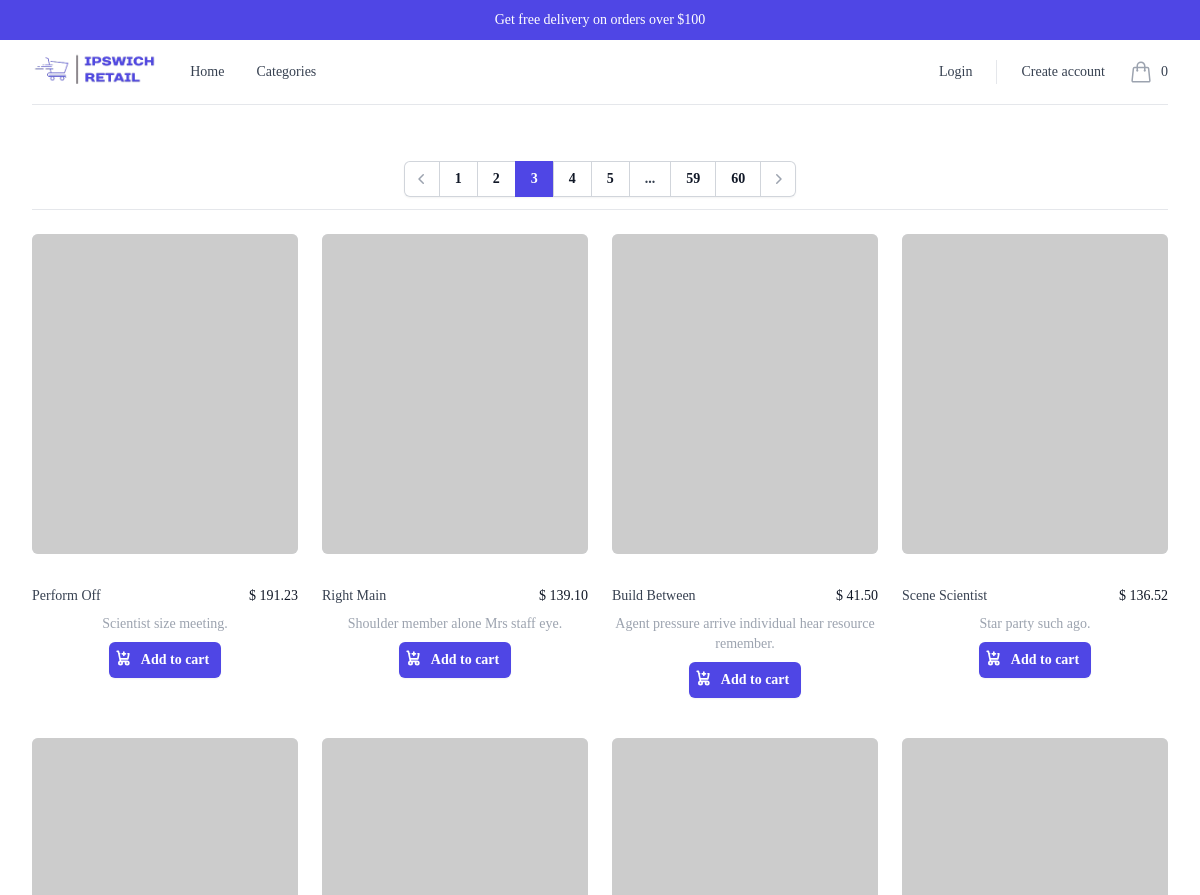
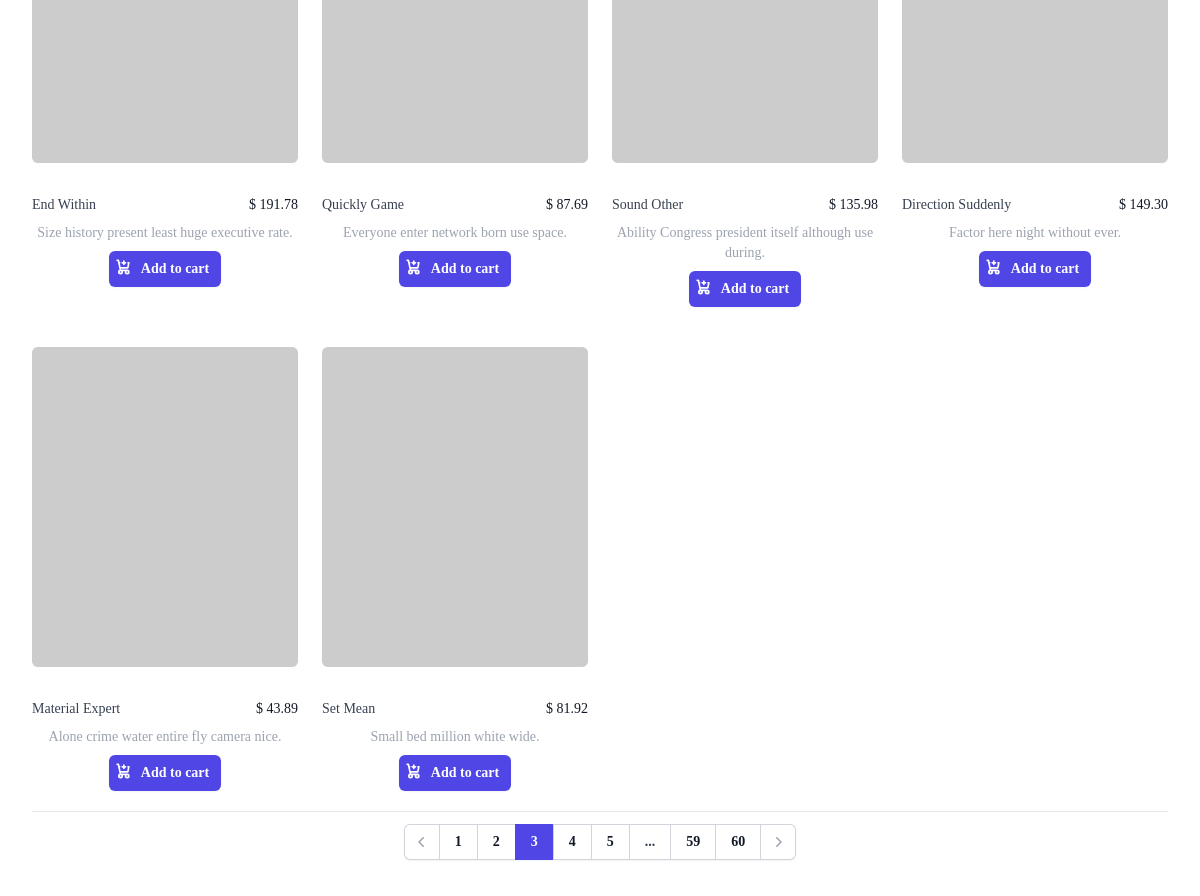
/?page=3, run on the app's committed database (2 pictures, top to bottom).
### shop/models.py (models this page shows, shortened)
class Product(models.Model):
    name = models.CharField(max_length=100)
    description = models.TextField()
    price = models.DecimalField(max_digits=10, decimal_places=2)
    image = models.ImageField(upload_to='products/')
    category = models.ForeignKey(Category, on_delete=models.SET_NULL, null=True, blank=True)
    stock = models.PositiveIntegerField(default=0)

### shop/views.py (the view)
# urls.py: path('', views.product_list, name='product_list'),
def product_list(request):
    products = Product.objects.all().order_by('id')
    paginator = Paginator(products, 10)
    page_number = request.GET.get('page')
    page_obj = paginator.get_page(page_number)
    return render(request, 'shop/product_list.html', {
        'page_obj': page_obj,
        'paginator': paginator,
    })

### shop/context_processors.py (called while the page is built)
def cart_total_items(request):
    total_items = 0
    if request.user.is_authenticated:
        cart = Cart.objects.filter(user=request.user).first()
        if cart:
            total_items = sum([item.quantity for item in cart.cartitem_set.all()])
    else:
        cart = request.session.get('cart', {})
        total_items = sum(item['quantity'] for item in cart.values())
    return {'total_items_in_cart': total_items}

### theme/templates/shop/product_list.html (shortened to what this page needs)
{% extends '../base.html' %}
{% block content %}
    <div class="mx-auto max-w-2xl px-4 py-4 sm:px-6 sm:py-6 lg:max-w-7xl lg:px-8">
      {% include '../components/paginations/top-pagination.html' %}
      {% include '../components/products/products.html' %}
      {% include '../components/paginations/bottom-pagination.html' %}
    </div>
{%  endblock %}

### theme/templates/components/products/products.html (shortened to what this page needs)
<div class="mt-6 grid grid-cols-1 gap-x-6 gap-y-10 sm:grid-cols-2 lg:grid-cols-4 xl:gap-x-8">
  {% for product in page_obj %}
    <div class="group relative">
      <div class="aspect-h-1 aspect-w-1 w-full overflow-hidden rounded-md bg-gray-200 lg:aspect-none group-hover:opacity-75 lg:h-80">
        <a href="{% url 'product_detail' product.id %}">
          <img src="{{ product.image }}" alt="{{ product.name }}" class="size-full object-cover object-center lg:size-full" />
        </a>
      </div>
      <div class="mt-4 flex justify-center flex-col w-full items-center gap-2">
        <div class="mt-4 flex justify-between min-w-full">
          <div>
            <h3 class="text-sm text-gray-700">
              <a href="{% url 'product_detail' product.id %}">
                <span aria-hidden="true" class="absolute inset-0"></span>
                {{ product.name }}
              </a>
            </h3>
          </div>
          <div>
            <p class="text-sm font-medium text-gray-900">
              $ {{ product.price }}
            </p>
          </div>
        </div>
        <p class="text-sm font-medium text-gray-400 text-center">
          {{ product.description }}
        </p>
        <form action="{% url 'add_to_cart' product.id %}" method="post">
          <div class="z-100 relative bottom-0">
            <button
              type="submit"
              class="flex w-full justify-center rounded-md bg-indigo-600 px-3 py-1.5 text-sm/6 font-semibold text-white shadow-sm hover:bg-indigo-500 focus-visible:outline focus-visible:outline-2 focus-visible:outline-offset-2 focus-visible:outline-indigo-600"
              >
              Add to cart
            </button>
          </div>
        </form>
      </div>
    </div>
  {% endfor %}
</div>

### data on the page
Product: name "Perform Off", price "191.23", description "Scientist size meeting."
Product: name "Right Main", price "139.10", description "Shoulder member alone Mrs staff eye."
Product: name "Build Between", price "41.50", description "Agent pressure arrive individual hear resource remember."
Product: name "Scene Scientist", price "136.52", description "Star party such ago."
Product: name "End Within", price "191.78", description "Size history present least huge executive rate."
Product: name "Quickly Game", price "87.69", description "Everyone enter network born use space."
Product: name "Sound Other", price "135.98", description "Ability Congress president itself although use during."
Product: name "Direction Suddenly", price "149.30", description "Factor here night without ever."
Product: name "Material Expert", price "43.89", description "Alone crime water entire fly camera nice."
Product: name "Set Mean", price "81.92", description "Small bed million white wide."

### other printed values
{{ total_items_in_cart }} "0"
{{ page_num }} "1" "2" "3"
{{ page_num }} "4" "5"
{{ page_num }} "59" "60"
